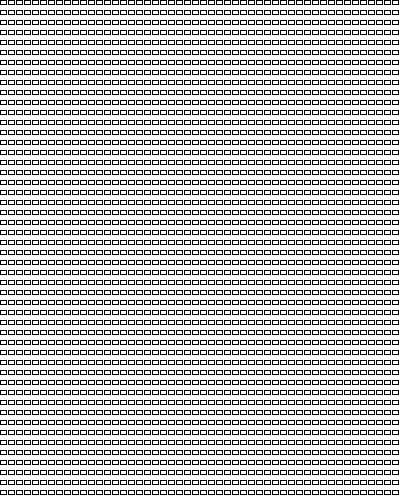
Frame 1 (no input)
Frame 60 (the mouse pressed at the canvas centre just before this capture): identical to frame 1, image omitted
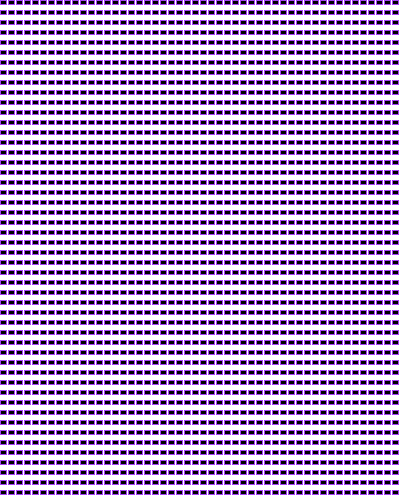
Frame 120 (the mouse held since frame 60 and released just before this capture)

The Processing sketch that drew these frames (run headless with seeded random() and noise(); from frame 60 on, the mouse is pressed at the canvas centre):

// Processing sketch: processing_107993
// ── processing_107993.pde


void setup() {
  size(400, 500);
  background(255);
}

void draw() {



  for (int j=0; j<50; j++) {
    for (int i=0; i<50; i++) {
      if (mousePressed) {
        fill(0);//si esta presionado
      }
      else {
        fill(255); //de otra forma
      }

      rect(8*i, 10*j, 6, 4);
    }
  }
}
//-----------------------------
void mousePressed(){
  
  strokeWeight(1);
  stroke(random(0,255),random(0,255),random(0,255));
}
